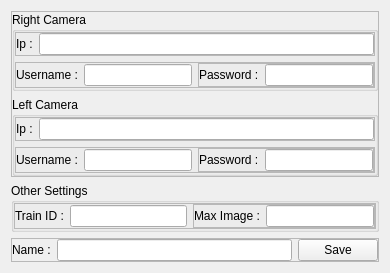
                <widget class="QWidget" name="tab">
                 <attribute name="title">
                  <string>Create New Profile</string>
                 </attribute>
                 <layout class="QVBoxLayout" name="verticalLayout_8">
                  <item>
                   <widget class="QFrame" name="frame_16">
                    <property name="frameShape">
                     <enum>QFrame::StyledPanel</enum>
                    </property>
                    <property name="frameShadow">
                     <enum>QFrame::Raised</enum>
                    </property>
                    <layout class="QVBoxLayout" name="verticalLayout_7">
                     <property name="leftMargin">
                      <number>0</number>
                     </property>
                     <property name="topMargin">
                      <number>0</number>
                     </property>
                     <property name="rightMargin">
                      <number>0</number>
                     </property>
                     <property name="bottomMargin">
                      <number>0</number>
                     </property>
                     <item>
                      <widget class="QGroupBox" name="groupBox_2">
                       <property name="maximumSize">
                        <size>
                         <width>16777215</width>
                         <height>145</height>
                        </size>
                       </property>
                       <property name="title">
                        <string>Right Camera</string>
                       </property>
                       <layout class="QVBoxLayout" name="verticalLayout_6">
                        <property name="leftMargin">
                         <number>0</number>
                        </property>
                        <property name="topMargin">
                         <number>0</number>
                        </property>
                        <property name="rightMargin">
                         <number>0</number>
                        </property>
                        <property name="bottomMargin">
                         <number>0</number>
                        </property>
                        <item>
                         <widget class="QFrame" name="frame_13">
                          <property name="frameShape">
                           <enum>QFrame::StyledPanel</enum>
                          </property>
                          <property name="frameShadow">
                           <enum>QFrame::Raised</enum>
                          </property>
                          <layout class="QHBoxLayout" name="horizontalLayout_15">
                           <property name="leftMargin">
                            <number>0</number>
                           </property>
                           <property name="topMargin">
                            <number>0</number>
                           </property>
                           <property name="rightMargin">
                            <number>0</number>
                           </property>
                           <property name="bottomMargin">
                            <number>0</number>
                           </property>
                           <item>
                            <widget class="QLabel" name="label_12">
                             <property name="text">
                              <string>Ip :</string>
                             </property>
                            </widget>
                           </item>
                           <item>
                            <widget class="QLineEdit" name="line_ip_camera_right"/>
                           </item>
                          </layout>
                         </widget>
                        </item>
                        <item>
                         <widget class="QFrame" name="frame_14">
                          <property name="frameShape">
                           <enum>QFrame::StyledPanel</enum>
                          </property>
                          <property name="frameShadow">
                           <enum>QFrame::Raised</enum>
                          </property>
                          <layout class="QHBoxLayout" name="horizontalLayout_16">
                           <property name="leftMargin">
                            <number>0</number>
                           </property>
                           <property name="topMargin">
                            <number>0</number>
                           </property>
                           <property name="rightMargin">
                            <number>0</number>
                           </property>
                           <property name="bottomMargin">
                            <number>0</number>
                           </property>
                           <item>
                            <widget class="QLabel" name="label_13">
                             <property name="text">
                              <string>Username :</string>
                             </property>
                            </widget>
                           </item>
                           <item>
                            <widget class="QLineEdit" name="line_username_camera_right"/>
                           </item>
                           <item>
                            <widget class="QFrame" name="frame_15">
                             <property name="frameShape">
                              <enum>QFrame::StyledPanel</enum>
                             </property>
                             <property name="frameShadow">
                              <enum>QFrame::Raised</enum>
                             </property>
                             <layout class="QHBoxLayout" name="horizontalLayout_17">
                              <property name="leftMargin">
                               <number>0</number>
                              </property>
                              <property name="topMargin">
                               <number>0</number>
                              </property>
                              <property name="rightMargin">
                               <number>0</number>
                              </property>
                              <property name="bottomMargin">
                               <number>0</number>
                              </property>
                              <item>
                               <widget class="QLabel" name="label_14">
                                <property name="text">
                                 <string>Password :</string>
                                </property>
                               </widget>
                              </item>
                              <item>
                               <widget class="QLineEdit" name="line_password_camera_right"/>
                              </item>
                             </layout>
                            </widget>
                           </item>
                          </layout>
                         </widget>
                        </item>
                       </layout>
                      </widget>
                     </item>
                     <item>
                      <widget class="QGroupBox" name="groupBox">
                       <property name="title">
                        <string>Left Camera</string>
                       </property>
                       <layout class="QVBoxLayout" name="verticalLayout_5">
                        <property name="leftMargin">
                         <number>0</number>
                        </property>
                        <property name="topMargin">
                         <number>0</number>
                        </property>
                        <property name="rightMargin">
                         <number>0</number>
                        </property>
                        <property name="bottomMargin">
                         <number>0</number>
                        </property>
                        <item>
                         <widget class="QFrame" name="frame_10">
                          <property name="frameShape">
                           <enum>QFrame::StyledPanel</enum>
                          </property>
                          <property name="frameShadow">
                           <enum>QFrame::Raised</enum>
                          </property>
                          <layout class="QHBoxLayout" name="horizontalLayout_11">
                           <property name="leftMargin">
                            <number>0</number>
                           </property>
                           <property name="topMargin">
                            <number>0</number>
                           </property>
                           <property name="rightMargin">
                            <number>0</number>
                           </property>
                           <property name="bottomMargin">
                            <number>0</number>
                           </property>
                           <item>
                            <widget class="QLabel" name="label_4">
                             <property name="text">
                              <string>Ip :</string>
                             </property>
                            </widget>
                           </item>
                           <item>
                            <widget class="QLineEdit" name="line_ip_camera_left"/>
                           </item>
                          </layout>
                         </widget>
                        </item>
                        <item>
                         <widget class="QFrame" name="frame_11">
                          <property name="frameShape">
                           <enum>QFrame::StyledPanel</enum>
                          </property>
                          <property name="frameShadow">
                           <enum>QFrame::Raised</enum>
                          </property>
                          <layout class="QHBoxLayout" name="horizontalLayout_12">
                           <property name="leftMargin">
                            <number>0</number>
                           </property>
                           <property name="topMargin">
                            <number>0</number>
                           </property>
                           <property name="rightMargin">
                            <number>0</number>
                           </property>
                           <property name="bottomMargin">
                            <number>0</number>
                           </property>
                           <item>
                            <widget class="QLabel" name="label_5">
                             <property name="text">
                              <string>Username :</string>
                             </property>
                            </widget>
                           </item>
                           <item>
                            <widget class="QLineEdit" name="line_username_camera_left"/>
                           </item>
                           <item>
                            <widget class="QFrame" name="frame_12">
                             <property name="frameShape">
                              <enum>QFrame::StyledPanel</enum>
                             </property>
                             <property name="frameShadow">
                              <enum>QFrame::Raised</enum>
                             </property>
                             <layout class="QHBoxLayout" name="horizontalLayout_13">
                              <property name="leftMargin">
                               <number>0</number>
                              </property>
                              <property name="topMargin">
                               <number>0</number>
                              </property>
                              <property name="rightMargin">
                               <number>0</number>
                              </property>
                              <property name="bottomMargin">
                               <number>0</number>
                              </property>
                              <item>
                               <widget class="QLabel" name="label_11">
                                <property name="text">
                                 <string>Password :</string>
                                </property>
                               </widget>
                              </item>
                              <item>
                               <widget class="QLineEdit" name="line_password_camera_left"/>
                              </item>
                             </layout>
                            </widget>
                           </item>
                          </layout>
                         </widget>
                        </item>
                       </layout>
                      </widget>
                     </item>
                    </layout>
                   </widget>
                  </item>
                  <item>
                   <widget class="QGroupBox" name="groupBox_3">
                    <property name="title">
                     <string>Other Settings</string>
                    </property>
                    <layout class="QVBoxLayout" name="verticalLayout_9">
                     <property name="leftMargin">
                      <number>0</number>
                     </property>
                     <property name="topMargin">
                      <number>0</number>
                     </property>
                     <property name="rightMargin">
                      <number>0</number>
                     </property>
                     <property name="bottomMargin">
                      <number>0</number>
                     </property>
                     <item>
                      <widget class="QFrame" name="frame_17">
                       <property name="frameShape">
                        <enum>QFrame::StyledPanel</enum>
                       </property>
                       <property name="frameShadow">
                        <enum>QFrame::Raised</enum>
                       </property>
                       <layout class="QHBoxLayout" name="horizontalLayout_18">
                        <property name="leftMargin">
                         <number>0</number>
                        </property>
                        <property name="topMargin">
                         <number>0</number>
                        </property>
                        <property name="rightMargin">
                         <number>0</number>
                        </property>
                        <property name="bottomMargin">
                         <number>0</number>
                        </property>
                        <item>
                         <widget class="QLabel" name="label_15">
                          <property name="text">
                           <string>Train ID :</string>
                          </property>
                         </widget>
                        </item>
                        <item>
                         <widget class="QLineEdit" name="line_train_id"/>
                        </item>
                        <item>
                         <widget class="QFrame" name="frame_18">
                          <property name="frameShape">
                           <enum>QFrame::StyledPanel</enum>
                          </property>
                          <property name="frameShadow">
                           <enum>QFrame::Raised</enum>
                          </property>
                          <layout class="QHBoxLayout" name="horizontalLayout_19">
                           <property name="leftMargin">
                            <number>0</number>
                           </property>
                           <property name="topMargin">
                            <number>0</number>
                           </property>
                           <property name="rightMargin">
                            <number>0</number>
                           </property>
                           <property name="bottomMargin">
                            <number>0</number>
                           </property>
                           <item>
                            <widget class="QLabel" name="label_16">
                             <property name="text">
                              <string>Max Image :</string>
                             </property>
                            </widget>
                           </item>
                           <item>
                            <widget class="QLineEdit" name="line_max_image"/>
                           </item>
                          </layout>
                         </widget>
                        </item>
                       </layout>
                      </widget>
                     </item>
                    </layout>
                   </widget>
                  </item>
                  <item>
                   <widget class="QFrame" name="frame_19">
                    <property name="frameShape">
                     <enum>QFrame::StyledPanel</enum>
                    </property>
                    <property name="frameShadow">
                     <enum>QFrame::Raised</enum>
                    </property>
                    <layout class="QHBoxLayout" name="horizontalLayout_20">
                     <property name="leftMargin">
                      <number>0</number>
                     </property>
                     <property name="topMargin">
                      <number>0</number>
                     </property>
                     <property name="rightMargin">
                      <number>0</number>
                     </property>
                     <property name="bottomMargin">
                      <number>0</number>
                     </property>
                     <item>
                      <widget class="QLabel" name="label_17">
                       <property name="text">
                        <string>Name :</string>
                       </property>
                      </widget>
                     </item>
                     <item>
                      <widget class="QLineEdit" name="line_name"/>
                     </item>
                     <item>
                      <widget class="QPushButton" name="save_btn">
                       <property name="text">
                        <string>Save</string>
                       </property>
                      </widget>
                     </item>
                    </layout>
                   </widget>
                  </item>
                 </layout>
                </widget>
